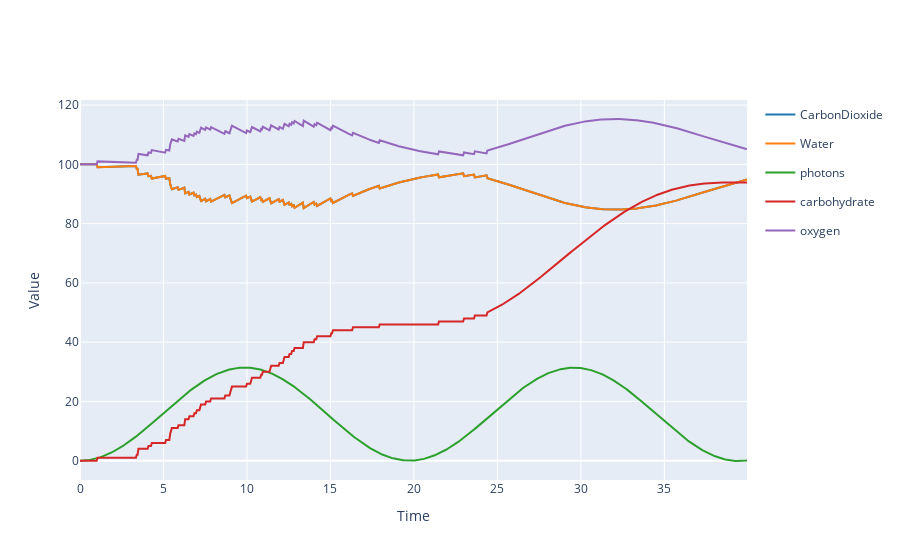

The code cell stored with this chart in its notebook:
### Markdown cell above
# Visualization

### Code cell
results.plotplotly()

### Figure 1 — Plotly figure (JSON) as saved in the notebook; plotly's stock layout.template omitted (floating-point values rounded to 4 significant figures; data arrays with more than 128 entries replaced by an {"elided": "..."} marker saying what was removed)
{"data": [{"legendgroup": "CarbonDioxide", "line": {"color": "#1f77b4"}, "mode": "lines", "name": "CarbonDioxide", "type": "scatter", "x": {"elided": "800 float values"}, "y": {"elided": "800 float values"}}, {"legendgroup": "Water", "line": {"color": "#ff7f0e"}, "mode": "lines", "name": "Water", "type": "scatter", "x": {"elided": "800 float values"}, "y": {"elided": "800 float values"}}, {"legendgroup": "photons", "line": {"color": "#2ca02c"}, "mode": "lines", "name": "photons", "type": "scatter", "x": {"elided": "800 float values"}, "y": {"elided": "800 float values"}}, {"legendgroup": "carbohydrate", "line": {"color": "#d62728"}, "mode": "lines", "name": "carbohydrate", "type": "scatter", "x": {"elided": "800 float values"}, "y": {"elided": "800 float values"}}, {"legendgroup": "oxygen", "line": {"color": "#9467bd"}, "mode": "lines", "name": "oxygen", "type": "scatter", "x": {"elided": "800 float values"}, "y": {"elided": "800 float values"}}], "layout": {"showlegend": true, "title": {"text": ""}, "xaxis": {"title": {"text": "Time"}}, "yaxis": {"title": {"text": "Value"}}}}
